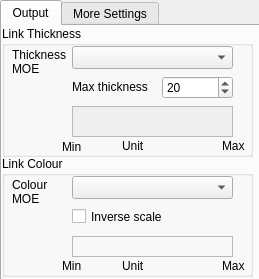
<ui version="4.0" >
 <class>OutputView</class>
 <widget class="QDialog" name="OutputView" >
  <property name="windowModality" >
   <enum>Qt::NonModal</enum>
  </property>
  <property name="geometry" >
   <rect>
    <x>0</x>
    <y>0</y>
    <width>259</width>
    <height>279</height>
   </rect>
  </property>
  <property name="windowTitle" >
   <string>Output View</string>
  </property>
  <property name="windowIcon" >
   <iconset resource="../canvas_qt4.qrc" >
    <normaloff>:/images/mime.png</normaloff>:/images/mime.png</iconset>
  </property>
  <widget class="QTabWidget" name="tabWidget" >
   <property name="geometry" >
    <rect>
     <x>0</x>
     <y>0</y>
     <width>271</width>
     <height>281</height>
    </rect>
   </property>
   <property name="currentIndex" >
    <number>0</number>
   </property>
   <widget class="QWidget" name="tab_1" >
    <attribute name="title" >
     <string>Output</string>
    </attribute>
    <widget class="QGroupBox" name="groupBox_2" >
     <property name="geometry" >
      <rect>
       <x>0</x>
       <y>0</y>
       <width>251</width>
       <height>131</height>
      </rect>
     </property>
     <property name="title" >
      <string>Link Thickness</string>
     </property>
     <widget class="QLabel" name="label_3" >
      <property name="geometry" >
       <rect>
        <x>10</x>
        <y>20</y>
        <width>61</width>
        <height>31</height>
       </rect>
      </property>
      <property name="text" >
       <string>Thickness
MOE</string>
      </property>
     </widget>
     <widget class="QComboBox" name="ThicknessMOE" >
      <property name="geometry" >
       <rect>
        <x>70</x>
        <y>20</y>
        <width>161</width>
        <height>23</height>
       </rect>
      </property>
     </widget>
     <widget class="QLabel" name="thickness_legend" >
      <property name="geometry" >
       <rect>
        <x>70</x>
        <y>80</y>
        <width>161</width>
        <height>31</height>
       </rect>
      </property>
      <property name="autoFillBackground" >
       <bool>true</bool>
      </property>
      <property name="frameShape" >
       <enum>QFrame::StyledPanel</enum>
      </property>
      <property name="text" >
       <string/>
      </property>
      <property name="margin" >
       <number>1</number>
      </property>
     </widget>
     <widget class="QLabel" name="thickness_min" >
      <property name="geometry" >
       <rect>
        <x>60</x>
        <y>111</y>
        <width>61</width>
        <height>20</height>
       </rect>
      </property>
      <property name="text" >
       <string>Min</string>
      </property>
     </widget>
     <widget class="QLabel" name="thickness_max" >
      <property name="geometry" >
       <rect>
        <x>220</x>
        <y>110</y>
        <width>61</width>
        <height>20</height>
       </rect>
      </property>
      <property name="text" >
       <string>Max</string>
      </property>
     </widget>
     <widget class="QSpinBox" name="maxThickness" >
      <property name="geometry" >
       <rect>
        <x>160</x>
        <y>50</y>
        <width>71</width>
        <height>23</height>
       </rect>
      </property>
      <property name="maximum" >
       <number>50</number>
      </property>
      <property name="value" >
       <number>20</number>
      </property>
     </widget>
     <widget class="QLabel" name="label_5" >
      <property name="geometry" >
       <rect>
        <x>70</x>
        <y>50</y>
        <width>81</width>
        <height>21</height>
       </rect>
      </property>
      <property name="text" >
       <string>Max thickness</string>
      </property>
     </widget>
     <widget class="QLabel" name="thickness_unit" >
      <property name="geometry" >
       <rect>
        <x>120</x>
        <y>110</y>
        <width>71</width>
        <height>20</height>
       </rect>
      </property>
      <property name="text" >
       <string>Unit</string>
      </property>
     </widget>
    </widget>
    <widget class="QGroupBox" name="groupBox" >
     <property name="geometry" >
      <rect>
       <x>0</x>
       <y>130</y>
       <width>251</width>
       <height>121</height>
      </rect>
     </property>
     <property name="title" >
      <string>Link Colour</string>
     </property>
     <widget class="QCheckBox" name="inverseColourScale" >
      <property name="geometry" >
       <rect>
        <x>70</x>
        <y>50</y>
        <width>121</width>
        <height>21</height>
       </rect>
      </property>
      <property name="text" >
       <string>Inverse scale</string>
      </property>
     </widget>
     <widget class="QComboBox" name="ColourMOE" >
      <property name="geometry" >
       <rect>
        <x>70</x>
        <y>20</y>
        <width>161</width>
        <height>23</height>
       </rect>
      </property>
     </widget>
     <widget class="QLabel" name="colour_legend" >
      <property name="geometry" >
       <rect>
        <x>70</x>
        <y>80</y>
        <width>161</width>
        <height>21</height>
       </rect>
      </property>
      <property name="autoFillBackground" >
       <bool>false</bool>
      </property>
      <property name="frameShape" >
       <enum>QFrame::StyledPanel</enum>
      </property>
      <property name="text" >
       <string/>
      </property>
      <property name="margin" >
       <number>1</number>
      </property>
     </widget>
     <widget class="QLabel" name="label_4" >
      <property name="geometry" >
       <rect>
        <x>10</x>
        <y>20</y>
        <width>61</width>
        <height>31</height>
       </rect>
      </property>
      <property name="text" >
       <string>Colour
MOE</string>
      </property>
     </widget>
     <widget class="QLabel" name="colour_min" >
      <property name="geometry" >
       <rect>
        <x>60</x>
        <y>100</y>
        <width>61</width>
        <height>20</height>
       </rect>
      </property>
      <property name="text" >
       <string>Min</string>
      </property>
     </widget>
     <widget class="QLabel" name="colour_max" >
      <property name="geometry" >
       <rect>
        <x>220</x>
        <y>100</y>
        <width>61</width>
        <height>20</height>
       </rect>
      </property>
      <property name="text" >
       <string>Max</string>
      </property>
     </widget>
     <widget class="QLabel" name="colour_unit" >
      <property name="geometry" >
       <rect>
        <x>120</x>
        <y>100</y>
        <width>71</width>
        <height>20</height>
       </rect>
      </property>
      <property name="text" >
       <string>Unit</string>
      </property>
     </widget>
    </widget>
   </widget>
   <widget class="QWidget" name="tab_2" >
    <attribute name="title" >
     <string>More Settings</string>
    </attribute>
    <widget class="QSpinBox" name="cutoff" >
     <property name="geometry" >
      <rect>
       <x>120</x>
       <y>20</y>
       <width>51</width>
       <height>23</height>
      </rect>
     </property>
     <property name="toolTip" >
      <string>Hides colour and thickness for small data values</string>
     </property>
     <property name="maximum" >
      <number>100</number>
     </property>
     <property name="value" >
      <number>5</number>
     </property>
    </widget>
    <widget class="QLabel" name="label_6" >
     <property name="geometry" >
      <rect>
       <x>180</x>
       <y>20</y>
       <width>81</width>
       <height>21</height>
      </rect>
     </property>
     <property name="text" >
      <string>% of max</string>
     </property>
    </widget>
    <widget class="QLabel" name="label_7" >
     <property name="geometry" >
      <rect>
       <x>30</x>
       <y>10</y>
       <width>71</width>
       <height>31</height>
      </rect>
     </property>
     <property name="text" >
      <string>Don't show
 data if &lt;</string>
     </property>
    </widget>
    <widget class="QCheckBox" name="showLinkNames" >
     <property name="geometry" >
      <rect>
       <x>30</x>
       <y>60</y>
       <width>201</width>
       <height>21</height>
      </rect>
     </property>
     <property name="text" >
      <string>Show Link Names</string>
     </property>
    </widget>
    <widget class="QCheckBox" name="showLinkIds" >
     <property name="geometry" >
      <rect>
       <x>30</x>
       <y>80</y>
       <width>201</width>
       <height>21</height>
      </rect>
     </property>
     <property name="text" >
      <string>Show Link IDs</string>
     </property>
    </widget>
   </widget>
  </widget>
 </widget>
 <resources>
  <include location="../canvas_qt4.qrc" />
 </resources>
 <connections/>
</ui>
